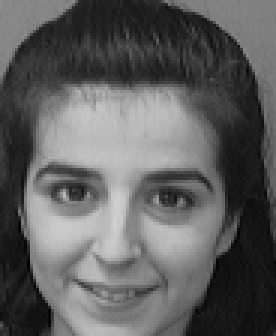
#> input picture ATT dataset/s10/1.pgm, 92 x 112 px, found by its file name (shown 3 times larger)
$ jupyter execute --allow-errors FinalProject-RumaisaShoebTalukder.ipynb
#> lines starting #> are read from the running program, lines starting #| are printed output that depends on the picture
<!-- DON'T EDIT THIS CELL! -->
<!-- TYPE SHIFT+ENTER AND GO TO THE NEXT CELL -->

<center>
    <h1>ENCM509 Project</h1>
    <h2>Multi-Modal Authentication System</h2>
</center>

### Rumaisa Shoeb Talukder
### UCID: 30122975
### Group#: 23 (Solo)

## Introduction

This project implements a basic multi-modal authentication system using facial recognition (based on Local Binary Patterns and Euclidean distance) and speaker recognition (using Gaussian Mixture Models and MFCC features). By combining the outcomes from both modalities using a simple fusion strategy, I aim to explore the effectiveness of multi-modal verification in distinguishing between genuine users and impostors.

A multi-modal recognition system combines data from different sources or "modalities" to make more informed decisions. For example, while facial recognition analyzes visual features like shape, texture, or landmarks, speaker recognition focuses on vocal characteristics such as pitch, tone, and accent. When these two modalities are fused, they compensate for each other's weaknesses. For instance, if the face is partially obscured or poorly lit, the voice can still offer a reliable match—and vice versa.

This hybrid approach enhances recognition performance and makes the system more resistant to spoofing and environmental variations. In high-security applications such as access control, financial authentication, and forensics, multi-modal systems provide a higher level of assurance than their single-modal counterparts.

[cell 1]
# Importing necessary packages
import numpy as np
import pandas as pd
import cv2
import matplotlib.pyplot as plt
import random

from sklearn.model_selection import train_test_split
from sklearn.ensemble import RandomForestClassifier
from sklearn.metrics import accuracy_score
from sklearn.preprocessing import StandardScaler
from sklearn.pipeline import make_pipeline

from python_speech_features import mfcc
from skimage.feature import local_binary_pattern
from scipy.spatial.distance import euclidean
from sklearn.mixture import GaussianMixture
from scipy.io import wavfile
from scipy.stats import norm
import itertools

from sklearn.metrics import confusion_matrix, ConfusionMatrixDisplay, roc_curve, auc, det_curve, DetCurveDisplay

print("Packages imported successfully.")   ## Debugging statement

# Training Parameters
# These values are altered according to the chosen number of testing and training samples
NUM_SUBJECTS = 2
NUM_PROBE_SAMPLES = 4
NUM_TRAINING_SAMPLES_PER_SUBJECT = 6
NUM_TESTING_SAMPLES_PER_SUBJECT = 4
NUMGCOMPONENTS = 20

### Speech Recognition: Helper Methods

Contains methods for loading and processing speech files, GMM score computation, plotting Probability Density Graph and Confusion Matrix

[cell 2]
# Define directory path
DATA_DIR_SPEECH = "./speakers_audio_data"

# Process and load training and testing samples for genuine speakers
def genSpeakers(speaker):
    # loading files
#> called with speaker = 'Speaker_0015'
    print("\nProcessing speaker: ", speaker)
    speaker_path = DATA_DIR_SPEECH + '/' + speaker + '/'
    print("speaker path:" + speaker_path)

    # Training samples:
    trainingsamples = []  # List to store training samples
    for i in range(1, NUM_TRAINING_SAMPLES_PER_SUBJECT + 1):
        trainingsamples.append(speaker_path + speaker + f"_0000{i}.wav")

    print(f"{speaker} Training: {trainingsamples}\n")

    # Testing samples:
    testingsamples = []  # List to store testing samples
    for i in range(10, 10 + NUM_TESTING_SAMPLES_PER_SUBJECT):
        testingsamples.append(speaker_path + speaker + f"_000{i}.wav")

    print(f"{speaker} Testing: {testingsamples}\n")

    return trainingsamples, testingsamples


# Process and load samples for probe (impostor) speakers
def impSpeakers(speaker):
    # loading files
#> called with speaker = 'Speaker0033'
    print("\nProcessing speaker: ", speaker)
    speaker_path = DATA_DIR_SPEECH + '/' + speaker + '/'
    print("speaker path:" + speaker_path)

    probesamples = []  # List to store probe samples
    for i in range(NUM_PROBE_SAMPLES):
        probesamples.append(speaker_path + speaker + f"_00{i}.wav")

    print(f"{speaker}: {probesamples}\n")

    return probesamples

# References:
# ENCM 509 Project-07-SpeakerRecongition v02
# ENCM 509 Lab3-SigVerif GMM.ipynb

# using nfft=1024 to avoid warning-
# WARNING:root:frame length (551) is greater than FFT size (512), frame will be truncated. Increase NFFT to avoid.

# Extract MFCC features from each .wav file
def extractMFCCFeatures(filePaths):
    features = []
    for filePath in filePaths:
        samplerate, wave_data = wavfile.read(filePath) # Read the .wav file
        mfcc_data = mfcc(wave_data, samplerate) # Compute the MFCC feautres
        features.append(mfcc_data)
    return np.concatenate(features, axis=0) # Concatenate the features from all files into a single numpy array


# Calculate GMM score for a given set of filepaths using a specified GMM model
# [104 lines left out: functions calculateGMMScores, plotProbabiltyDensityFunction, createConfusionMatrix, not called in this run]

### Facial Recognition: Helper Methods

Contains methods for loading and processing image files, Euclidean Distance computation and visualization, and plotting Confusion Matrix

[cell 3]
# References:
# Lab 06 - FaceRec

# Define directory path
DATA_DIR_FACIAL = "./ATT dataset"
total_images = 10

# Process and load training and testing samples for genuine subject faces
def genATTFaces(subject):
    # loading files
#> called with subject = 's35'
    print("\nProcessing subject: ", subject)
    subject_path = DATA_DIR_FACIAL + '/' + subject + '/'
    print("subject path:" + subject_path)

    samples = NUM_TRAINING_SAMPLES_PER_SUBJECT + NUM_TESTING_SAMPLES_PER_SUBJECT
    if samples > total_images:
        raise ValueError(f"Requested {samples} images, but only {total_images} are available.")

    # Load the first image to get dimensions
    img_sample = cv2.imread(subject_path + '1.pgm', cv2.IMREAD_GRAYSCALE)
#> img_sample is the input picture: shape (112, 92); min 1, max 207, mean 95.1
    irow, icol = img_sample.shape
#> irow = 112; icol = 92

    # Allocate matrices for training and testing images
    training_images = np.zeros((irow * icol, NUM_TRAINING_SAMPLES_PER_SUBJECT))
    testing_images = np.zeros((irow * icol, NUM_TESTING_SAMPLES_PER_SUBJECT))

    # Variables for loading lbp features
    training_features = []
    testing_features = []

    # Load and display training images (1 to num_train)
    # === Training Images (2 rows, 3 cols) ===
    plt.figure(figsize=(12, 3))
    plt.suptitle("Training Images", fontsize=14)

    for i in range(1, NUM_TRAINING_SAMPLES_PER_SUBJECT + 1):
        img = cv2.imread(subject_path + f"{i}.pgm", cv2.IMREAD_GRAYSCALE)  # Read image in color and convert to grayscale
        img = np.float32(np.array(img)/255.0) # normalize to 0−1 value

        # LBP Feature Extraction
        lbp_train = extract_lbp_features(img, 12, 3)
        training_features.append(lbp_train)

        # plotting portion
        plt.subplot(1, NUM_TRAINING_SAMPLES_PER_SUBJECT, i)  # 1 rows, 6 columns (adjust based on the number of images)
        plt.imshow(img, cmap='gray')
        plt.axis('off')

        # Reshape and store in matrix
        temp = np.reshape(img, (irow * icol, 1))  # Flatten the image
        training_images[:,i-1] = temp[:,0]

    plt.show()
    print('Size of each image:', img.shape, np.multiply(img.shape[0], img.shape[1]))
    print(f"Training data shape: {training_images.shape}\n")

    # Load and display testing images (num_train + 1 to num_train + num_test)
    # === Testing Images (2 rows, 2 cols) ===
    plt.figure(figsize=(8, 2.5)) # Separate figure for testing images
    plt.suptitle("Testing Images", fontsize=14)

    test_index = 0
    for i in range(NUM_TRAINING_SAMPLES_PER_SUBJECT + 1, NUM_TRAINING_SAMPLES_PER_SUBJECT + NUM_TESTING_SAMPLES_PER_SUBJECT + 1):
        img = cv2.imread(subject_path + f"{i}.pgm", cv2.IMREAD_GRAYSCALE)  # Read image in color and convert to grayscale
        img = np.float32(np.array(img)/255.0) # normalize to 0−1 value

        # LBP Feature Extraction
        lbp_test = extract_lbp_features(img, 12, 3)
        testing_features.append(lbp_test)

        # plotting portion
        plt.subplot(1, NUM_TESTING_SAMPLES_PER_SUBJECT, i-NUM_TRAINING_SAMPLES_PER_SUBJECT)
        plt.imshow(img, cmap='gray')
        plt.axis('off')

        # Reshape and store in matrix
        temp = np.reshape(img, (irow * icol, 1))  # Flatten the image
        testing_images[:, test_index] = temp[:,0]
        test_index += 1  # Increment test index

    plt.show()
    print('Size of each image:', img.shape, np.multiply(img.shape[0], img.shape[1]))
    print(f"Training data shape: {testing_images.shape}\n")

    return np.array(training_images), np.array(testing_images), np.array(training_features), np.array(testing_features)


# Process and load probe samples for impostor (probe) subject images
# [44 lines left out: function impATTfaces, not called in this run]


# Extract lbp features from image files
def extract_lbp_features(image, P=12, R=3):
    """
    Extracts LBP (Local Binary Pattern) features from a given grayscale image.
    P = Number of circularly symmetric neighbor points
    R = Radius of circle
    """
#> called with P = 12, R = 3

    # Check if image is 2D (grayscale), if not, raise an error
    if len(image.shape) != 2:
        raise ValueError("The input image must be a 2D array (grayscale).")
    image = np.uint8(image * 255)
    lbp = local_binary_pattern(image, P, R, method='uniform')
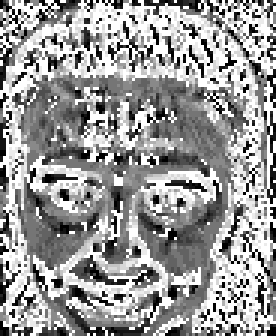
#> lbp: shape (112, 92) float64 (shown 3 times larger); min 0, max 13, mean 7.86; drawn with min black and max white
    hist, _ = np.histogram(lbp.ravel(), bins=np.arange(0, P + 3), density=True)
#> hist = [0.0534, 0.0609, 0.0373, 0.036, 0.0499, 0.0829, 0.122, 0.0754, 0.0343, 0.0272, 0.03, 0.0499, 0.0564, 0.284]
    return hist  # Returns a histogram of LBP features


# Calculate Euclidean distances
# [103 lines left out: functions calculate_euclidean, plot_eucdistances, createConfusionMatrixEuclidean, not called in this run]

## Scenario 1:
### Speech Recognition: Speaker 0015 vs Speaker 0033 (Same Gender, Different Accents)

Speaker 0015 is a female with a southern accent
- Reading a book: A Lady's Life in the Rocky Mountains by Isabella Bird

Speaker 0033 is a female with a British accent
- Reading a book: Birds in the Calendar by F G Aflalo

[cell 4]
# testing/training data files for Speaker_0015 -------------------------------------------------------------
speaker0015_training, speaker0015_testing = genSpeakers("Speaker_0015")
# data files for Speaker0033 - probe ----------------------------------------------------------------------
speaker0033_probe = impSpeakers("Speaker0033")

# References:
# ENCM 509 Project-07-SpeakerRecongition v02

# create a GMM with NUMGCOMPONENTS=20 components
speaker0015_GMM = GaussianMixture(n_components=NUMGCOMPONENTS) # Initializing the Gaussian mixture model object
#> (the rest of this cell did not finish here and is left out)

[cell 5]
x = np.arange(-63, -45.5, 0.01)
x_a = np.arange(-47, -45.5, 0.01)
x_f = np.arange(-63, -60, 0.01)

#> (the rest of this cell did not finish here and is left out)

### For Facial Recognition Subjects: Subject s35 vs Subject s10
#### Subject 35 (female) assigned for Speaker 0015
#### Subject 10 (female) assigned for Speaker 0033

#> (a cell that did not finish here is left out)

#> in genATTFaces, `lbp_train = extract_lbp_features(img, 12, 3)`: lbp_train has the same summary as hist in extract_lbp_features
#> in genATTFaces, `temp = np.reshape(img, (irow * icol, 1))`: temp = 10304 values, max 0.812 at index 6662, min 0.00392 at index 8013, mean 0.373

## Subject 10 for Speaker 0033
s10_probesamples, s10_probefeatures = impATTfaces('s10')

#> (a cell that did not finish here is left out)

#### Note: The Euclidean Distance and the plot for Training vs Probe Set may be different for each run, as the images selected for the Probe Subject are randomly selected to test different images.

## Scenario 2:
### Speech Recognition: Speaker 0025 vs Speaker 0050 (Different Gender, Same Accent)

Speaker 0025 is an older male with an informative tone
- Reading a book: Chapter 5 from The ascent of Mount St.Elias (Alaska) by Filippo de Filippi

Speaker 0050 is a young female with a narrative (story-telling) tone
- Reading a book: Chapter 2 of the Stillwater Tragedy by Thomas Bailey Aldrich

[cell 8]
# testing/training data files for Speaker_0025 -------------------------------------------------------------
speaker0025_training, speaker0025_testing = genSpeakers("Speaker_0025")
# data files for Speaker0050 - probe ----------------------------------------------------------------------
speaker0050_probe = impSpeakers("Speaker0050")

# References:
# ENCM 509 Project-07-SpeakerRecongition v02

# create a GMM with NUMGCOMPONENTS=20 components
speaker0025_GMM = GaussianMixture(n_components=NUMGCOMPONENTS) # Initializing the Gaussian mixture model object
#> (the rest of this cell did not finish here and is left out)

[cell 9]
x = np.arange(-57, -46, 0.01)
x_a = np.arange(-49, -47, 0.01)
x_f = np.arange(-57, -52, 0.01)
#> (the rest of this cell did not finish here and is left out)

### For Facial Recognition Subjects: Subject s34 vs Subject s8
#### Subject 34 (older male) assigned for Speaker 0025
#### Subject 8 (younger female) assigned for Speaker 0050

#> (a cell that did not finish here is left out)
